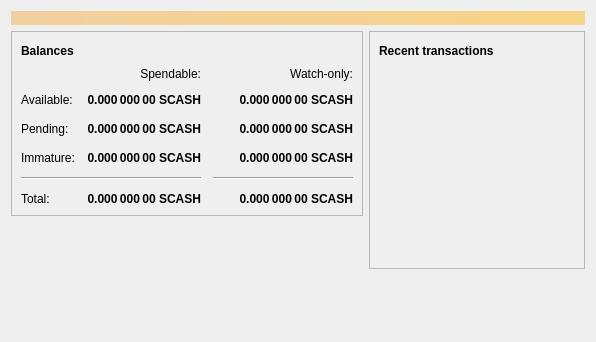
<?xml version="1.0" encoding="UTF-8"?>
<ui version="4.0">
 <class>OverviewPage</class>
 <widget class="QWidget" name="OverviewPage">
  <property name="geometry">
   <rect>
    <x>0</x>
    <y>0</y>
    <width>596</width>
    <height>342</height>
   </rect>
  </property>
  <property name="windowTitle">
   <string>Form</string>
  </property>
  <layout class="QVBoxLayout" name="topLayout">
   <item>
    <widget class="QLabel" name="labelAlerts">
     <property name="visible">
      <bool>false</bool>
     </property>
     <property name="styleSheet">
      <string notr="true">QLabel { background-color: qlineargradient(x1: 0, y1: 0, x2: 1, y2: 0, stop:0 #F0D0A0, stop:1 #F8D488); color:#000000; }</string>
     </property>
     <property name="wordWrap">
      <bool>true</bool>
     </property>
     <property name="margin">
      <number>3</number>
     </property>
     <property name="textInteractionFlags">
      <set>Qt::TextSelectableByMouse</set>
     </property>
    </widget>
   </item>
   <item>
    <layout class="QHBoxLayout" name="horizontalLayout" stretch="1,1">
     <item>
      <layout class="QVBoxLayout" name="verticalLayout_2">
       <item>
        <widget class="QFrame" name="frame">
         <property name="frameShape">
          <enum>QFrame::StyledPanel</enum>
         </property>
         <property name="frameShadow">
          <enum>QFrame::Raised</enum>
         </property>
         <layout class="QVBoxLayout" name="verticalLayout_4">
          <item>
           <layout class="QHBoxLayout" name="horizontalLayout_4">
            <item>
             <widget class="QLabel" name="label_5">
              <property name="font">
               <font>
                <weight>75</weight>
                <bold>true</bold>
               </font>
              </property>
              <property name="text">
               <string>Balances</string>
              </property>
             </widget>
            </item>
            <item>
             <spacer name="horizontalSpacer_3">
              <property name="orientation">
               <enum>Qt::Horizontal</enum>
              </property>
              <property name="sizeHint" stdset="0">
               <size>
                <width>40</width>
                <height>20</height>
               </size>
              </property>
             </spacer>
            </item>
           </layout>
          </item>
          <item>
           <layout class="QGridLayout" name="gridLayout">
            <property name="spacing">
             <number>12</number>
            </property>
            <item row="2" column="2">
             <widget class="QLabel" name="labelWatchPending">
              <property name="font">
               <font>
                <weight>75</weight>
                <bold>true</bold>
               </font>
              </property>
              <property name="cursor">
               <cursorShape>IBeamCursor</cursorShape>
              </property>
              <property name="toolTip">
               <string>Unconfirmed transactions to watch-only addresses</string>
              </property>
              <property name="text">
               <string notr="true">0.000 000 00 SCASH</string>
              </property>
              <property name="alignment">
               <set>Qt::AlignRight|Qt::AlignTrailing|Qt::AlignVCenter</set>
              </property>
              <property name="textInteractionFlags">
               <set>Qt::LinksAccessibleByMouse|Qt::TextSelectableByKeyboard|Qt::TextSelectableByMouse</set>
              </property>
             </widget>
            </item>
            <item row="2" column="1">
             <widget class="QLabel" name="labelUnconfirmed">
              <property name="font">
               <font>
                <weight>75</weight>
                <bold>true</bold>
               </font>
              </property>
              <property name="cursor">
               <cursorShape>IBeamCursor</cursorShape>
              </property>
              <property name="toolTip">
               <string>Total of transactions that have yet to be confirmed, and do not yet count toward the spendable balance</string>
              </property>
              <property name="text">
               <string notr="true">0.000 000 00 SCASH</string>
              </property>
              <property name="alignment">
               <set>Qt::AlignRight|Qt::AlignTrailing|Qt::AlignVCenter</set>
              </property>
              <property name="textInteractionFlags">
               <set>Qt::LinksAccessibleByMouse|Qt::TextSelectableByKeyboard|Qt::TextSelectableByMouse</set>
              </property>
             </widget>
            </item>
            <item row="3" column="2">
             <widget class="QLabel" name="labelWatchImmature">
              <property name="font">
               <font>
                <weight>75</weight>
                <bold>true</bold>
               </font>
              </property>
              <property name="cursor">
               <cursorShape>IBeamCursor</cursorShape>
              </property>
              <property name="toolTip">
               <string>Mined balance in watch-only addresses that has not yet matured</string>
              </property>
              <property name="text">
               <string notr="true">0.000 000 00 SCASH</string>
              </property>
              <property name="alignment">
               <set>Qt::AlignRight|Qt::AlignTrailing|Qt::AlignVCenter</set>
              </property>
              <property name="textInteractionFlags">
               <set>Qt::LinksAccessibleByMouse|Qt::TextSelectableByKeyboard|Qt::TextSelectableByMouse</set>
              </property>
             </widget>
            </item>
            <item row="4" column="0" colspan="2">
             <widget class="Line" name="line">
              <property name="orientation">
               <enum>Qt::Horizontal</enum>
              </property>
             </widget>
            </item>
            <item row="4" column="2">
             <widget class="Line" name="lineWatchBalance">
              <property name="sizePolicy">
               <sizepolicy hsizetype="Preferred" vsizetype="Fixed">
                <horstretch>0</horstretch>
                <verstretch>0</verstretch>
               </sizepolicy>
              </property>
              <property name="minimumSize">
               <size>
                <width>140</width>
                <height>0</height>
               </size>
              </property>
              <property name="orientation">
               <enum>Qt::Horizontal</enum>
              </property>
             </widget>
            </item>
            <item row="5" column="0">
             <widget class="QLabel" name="labelTotalText">
              <property name="text">
               <string>Total:</string>
              </property>
             </widget>
            </item>
            <item row="3" column="1">
             <widget class="QLabel" name="labelImmature">
              <property name="font">
               <font>
                <weight>75</weight>
                <bold>true</bold>
               </font>
              </property>
              <property name="cursor">
               <cursorShape>IBeamCursor</cursorShape>
              </property>
              <property name="toolTip">
               <string>Mined balance that has not yet matured</string>
              </property>
              <property name="text">
               <string notr="true">0.000 000 00 SCASH</string>
              </property>
              <property name="alignment">
               <set>Qt::AlignRight|Qt::AlignTrailing|Qt::AlignVCenter</set>
              </property>
              <property name="textInteractionFlags">
               <set>Qt::LinksAccessibleByMouse|Qt::TextSelectableByKeyboard|Qt::TextSelectableByMouse</set>
              </property>
             </widget>
            </item>
            <item row="2" column="3">
             <spacer name="horizontalSpacer_2">
              <property name="orientation">
               <enum>Qt::Horizontal</enum>
              </property>
              <property name="sizeHint" stdset="0">
               <size>
                <width>40</width>
                <height>20</height>
               </size>
              </property>
             </spacer>
            </item>
            <item row="3" column="0">
             <widget class="QLabel" name="labelImmatureText">
              <property name="text">
               <string>Immature:</string>
              </property>
             </widget>
            </item>
            <item row="5" column="1">
             <widget class="QLabel" name="labelTotal">
              <property name="font">
               <font>
                <weight>75</weight>
                <bold>true</bold>
               </font>
              </property>
              <property name="cursor">
               <cursorShape>IBeamCursor</cursorShape>
              </property>
              <property name="toolTip">
               <string>Your current total balance</string>
              </property>
              <property name="text">
               <string notr="true">0.000 000 00 SCASH</string>
              </property>
              <property name="alignment">
               <set>Qt::AlignRight|Qt::AlignTrailing|Qt::AlignVCenter</set>
              </property>
              <property name="textInteractionFlags">
               <set>Qt::LinksAccessibleByMouse|Qt::TextSelectableByKeyboard|Qt::TextSelectableByMouse</set>
              </property>
             </widget>
            </item>
            <item row="5" column="2">
             <widget class="QLabel" name="labelWatchTotal">
              <property name="font">
               <font>
                <weight>75</weight>
                <bold>true</bold>
               </font>
              </property>
              <property name="cursor">
               <cursorShape>IBeamCursor</cursorShape>
              </property>
              <property name="toolTip">
               <string>Current total balance in watch-only addresses</string>
              </property>
              <property name="text">
               <string notr="true">0.000 000 00 SCASH</string>
              </property>
              <property name="alignment">
               <set>Qt::AlignRight|Qt::AlignTrailing|Qt::AlignVCenter</set>
              </property>
              <property name="textInteractionFlags">
               <set>Qt::LinksAccessibleByMouse|Qt::TextSelectableByKeyboard|Qt::TextSelectableByMouse</set>
              </property>
             </widget>
            </item>
            <item row="0" column="2">
             <widget class="QLabel" name="labelWatchonly">
              <property name="text">
               <string>Watch-only:</string>
              </property>
              <property name="alignment">
               <set>Qt::AlignRight|Qt::AlignTrailing|Qt::AlignVCenter</set>
              </property>
             </widget>
            </item>
            <item row="1" column="0">
             <widget class="QLabel" name="labelBalanceText">
              <property name="text">
               <string>Available:</string>
              </property>
             </widget>
            </item>
            <item row="1" column="1">
             <widget class="QLabel" name="labelBalance">
              <property name="font">
               <font>
                <weight>75</weight>
                <bold>true</bold>
               </font>
              </property>
              <property name="cursor">
               <cursorShape>IBeamCursor</cursorShape>
              </property>
              <property name="toolTip">
               <string>Your current spendable balance</string>
              </property>
              <property name="text">
               <string notr="true">0.000 000 00 SCASH</string>
              </property>
              <property name="alignment">
               <set>Qt::AlignRight|Qt::AlignTrailing|Qt::AlignVCenter</set>
              </property>
              <property name="textInteractionFlags">
               <set>Qt::LinksAccessibleByMouse|Qt::TextSelectableByKeyboard|Qt::TextSelectableByMouse</set>
              </property>
             </widget>
            </item>
            <item row="1" column="2">
             <widget class="QLabel" name="labelWatchAvailable">
              <property name="font">
               <font>
                <weight>75</weight>
                <bold>true</bold>
               </font>
              </property>
              <property name="cursor">
               <cursorShape>IBeamCursor</cursorShape>
              </property>
              <property name="toolTip">
               <string>Your current balance in watch-only addresses</string>
              </property>
              <property name="text">
               <string notr="true">0.000 000 00 SCASH</string>
              </property>
              <property name="alignment">
               <set>Qt::AlignRight|Qt::AlignTrailing|Qt::AlignVCenter</set>
              </property>
              <property name="textInteractionFlags">
               <set>Qt::LinksAccessibleByMouse|Qt::TextSelectableByKeyboard|Qt::TextSelectableByMouse</set>
              </property>
             </widget>
            </item>
            <item row="2" column="0">
             <widget class="QLabel" name="labelPendingText">
              <property name="text">
               <string>Pending:</string>
              </property>
             </widget>
            </item>
            <item row="0" column="1">
             <widget class="QLabel" name="labelSpendable">
              <property name="text">
               <string>Spendable:</string>
              </property>
              <property name="alignment">
               <set>Qt::AlignRight|Qt::AlignTrailing|Qt::AlignVCenter</set>
              </property>
             </widget>
            </item>
           </layout>
          </item>
         </layout>
        </widget>
       </item>
       <item>
        <spacer name="verticalSpacer">
         <property name="orientation">
          <enum>Qt::Vertical</enum>
         </property>
         <property name="sizeHint" stdset="0">
          <size>
           <width>20</width>
           <height>40</height>
          </size>
         </property>
        </spacer>
       </item>
      </layout>
     </item>
     <item>
      <layout class="QVBoxLayout" name="verticalLayout_3">
       <item>
        <widget class="QFrame" name="frame_2">
         <property name="frameShape">
          <enum>QFrame::StyledPanel</enum>
         </property>
         <property name="frameShadow">
          <enum>QFrame::Raised</enum>
         </property>
         <layout class="QVBoxLayout" name="verticalLayout">
          <item>
           <layout class="QHBoxLayout" name="horizontalLayout_2">
            <item>
             <widget class="QLabel" name="label_4">
              <property name="font">
               <font>
                <weight>75</weight>
                <bold>true</bold>
               </font>
              </property>
              <property name="text">
               <string>Recent transactions</string>
              </property>
             </widget>
            </item>
            <item>
             <spacer name="horizontalSpacer">
              <property name="orientation">
               <enum>Qt::Horizontal</enum>
              </property>
              <property name="sizeHint" stdset="0">
               <size>
                <width>40</width>
                <height>20</height>
               </size>
              </property>
             </spacer>
            </item>
           </layout>
          </item>
          <item>
           <widget class="QListView" name="listTransactions">
            <property name="styleSheet">
             <string notr="true">QListView { background: transparent; }</string>
            </property>
            <property name="frameShape">
             <enum>QFrame::NoFrame</enum>
            </property>
            <property name="verticalScrollBarPolicy">
             <enum>Qt::ScrollBarAlwaysOff</enum>
            </property>
            <property name="horizontalScrollBarPolicy">
             <enum>Qt::ScrollBarAlwaysOff</enum>
            </property>
            <property name="selectionMode">
             <enum>QAbstractItemView::NoSelection</enum>
            </property>
           </widget>
          </item>
         </layout>
        </widget>
       </item>
       <item>
        <spacer name="verticalSpacer_2">
         <property name="orientation">
          <enum>Qt::Vertical</enum>
         </property>
         <property name="sizeHint" stdset="0">
          <size>
           <width>20</width>
           <height>40</height>
          </size>
         </property>
        </spacer>
       </item>
      </layout>
     </item>
    </layout>
   </item>
  </layout>
 </widget>
 <resources/>
 <connections/>
</ui>
